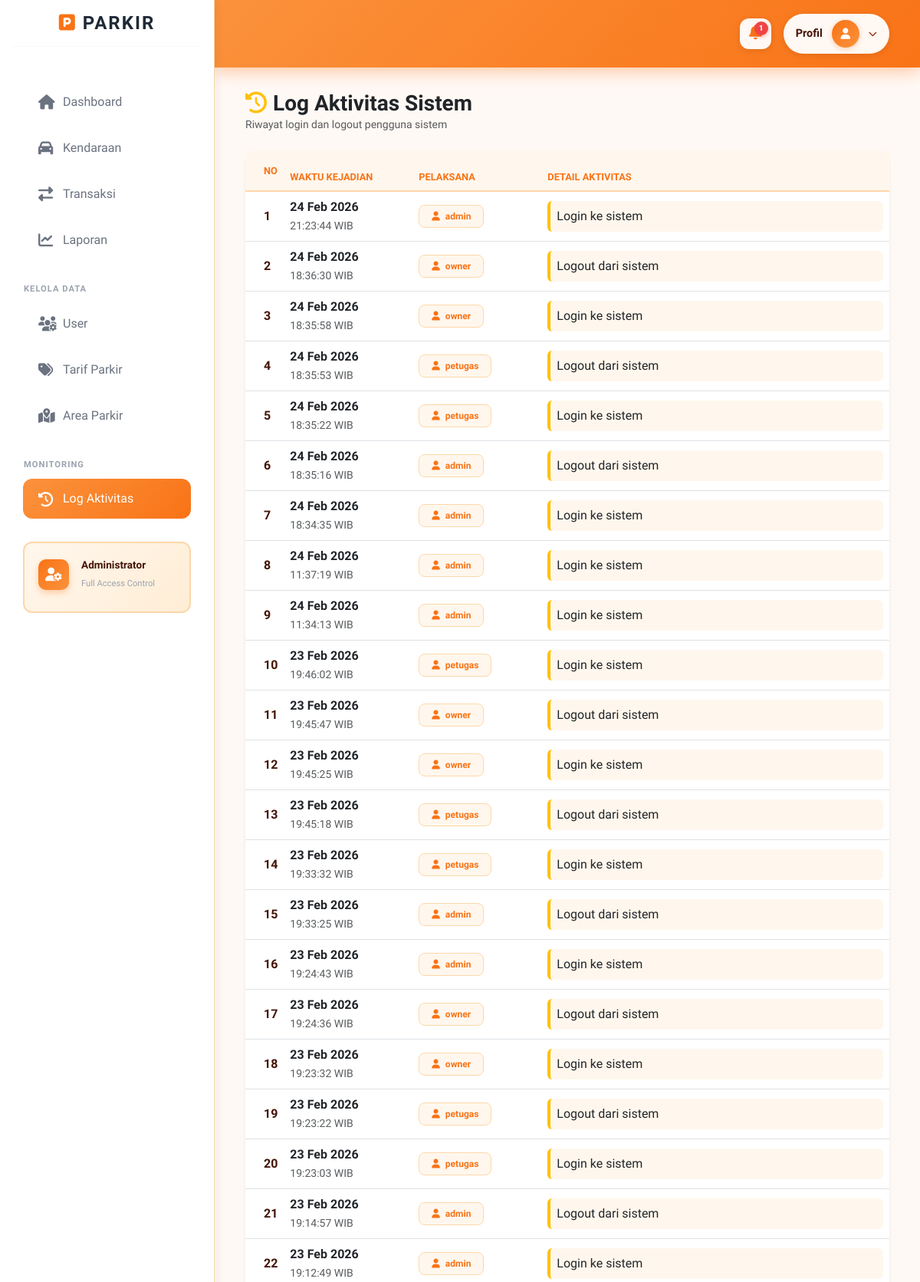
Page /index.php?c=Laporan&m=log_aktivitas (signed in, upper part) on the committed database.
### tables this page shows
CREATE TABLE `tb_log_aktivitas` (
  `id_log` int NOT NULL,
  `id_user` int NOT NULL,
  `aktivitas` text NOT NULL,
  `waktu_aktivitas` datetime NOT NULL DEFAULT CURRENT_TIMESTAMP
);

CREATE TABLE `tb_user` (
  `id_user` int NOT NULL,
  `username` varchar(50) NOT NULL,
  `password` varchar(255) NOT NULL,
  `nama_lengkap` varchar(100) NOT NULL,
  `role` enum('admin','petugas','owner') NOT NULL,
  `status_aksi` tinyint(1) DEFAULT '1'
);

### controllers/LaporanController.php (called while the page is built, shortened)
<?php
class LaporanController {
public function log_aktivitas() {
    $db = Database::connect();
    $query = "SELECT tb_log_aktivitas.*, tb_user.username
              FROM tb_log_aktivitas
              JOIN tb_user ON tb_log_aktivitas.id_user = tb_user.id_user
              ORDER BY tb_log_aktivitas.waktu_aktivitas DESC";
    $stmt = $db->query($query);
    $logs = $stmt->fetchAll(PDO::FETCH_ASSOC);
    $halaman = 'log';
    include "views/laporan/index.php";
}
}

### views/laporan/index.php (the view, shortened to what this page needs)
<?php include "views/layout/header.php"; ?>
<?php if (isset($halaman) && $halaman == 'log') : ?>
    <div class="mb-4">
        <h3 class="fw-bold m-0 text-dark"><i class="fas fa-history me-2 text-warning"></i>Log Aktivitas Sistem</h3>
        <p class="text-muted small mb-0">Riwayat login dan logout pengguna sistem</p>
    </div>
    <div class="card border-0 shadow-sm" style="border-radius: 15px; background: white;">
        <div class="card-body p-0">
            <div class="table-responsive">
                <table class="table table-hover align-middle m-0">
                    <thead style="background: linear-gradient(135deg, #fb923c, #f97316); color: white;">
                        <tr>
                            <th class="py-3 ps-4" width="5%">No</th>
                            <th width="20%">Waktu Kejadian</th>
                            <th width="20%">Pelaksana</th>
                            <th>Detail Aktivitas</th>
                        </tr>
                    </thead>
                    <tbody style="background: white;">
                        <?php if (!empty($logs)): ?>
                            <?php $no=1; foreach($logs as $l): ?>
                            <tr>
                                <td class="ps-4 text-dark"><?= $no++ ?></td>
                                <td>
                                    <div class="text-dark fw-bold"><?= date('d M Y', strtotime($l['waktu_aktivitas'])) ?></div>
                                    <small class="text-muted"><?= date('H:i:s', strtotime($l['waktu_aktivitas'])) ?> WIB</small>
                                </td>
                                <td>
                                    <span class="badge px-3 py-2" style="background: #fff7ed; color: #f97316; border: 1px solid #fed7aa; border-radius: 8px;">
                                        <i class="fas fa-user me-1"></i> <?= $l['username'] ?>
                                    </span>
                                </td>
                                <td>
                                    <div class="p-2 rounded border-start border-4 border-warning text-dark" style="background: #fff7ed;">
                                        <?= $l['aktivitas'] ?>
                                    </div>
                                </td>
                            </tr>
                            <?php endforeach; ?>
                        <?php endif; ?>
                    </tbody>
                </table>
            </div>
        </div>
    </div>
<?php endif; ?>
<?php include "views/layout/footer.php"; ?>

### assets/css/halaman.css (style rules this page uses)
:root { --sidebar-width: 280px; --bg-body: #fff9f5; --bg-sidebar: #ffffff; --accent-color: #f97316; --accent-light: #fff7ed; --text-main: #431407; --text-muted: #9a3412; --border-color: #fed7aa; }
body { font-family: 'Plus Jakarta Sans', sans-serif; background-color: var(--bg-body) !important; color: var(--text-main); }
.table { position: relative; z-index: 1; }
.table thead th { background-color: var(--accent-light) !important; color: var(--accent-color) !important; border-bottom: 2px solid var(--border-color) !important; text-transform: uppercase; font-size: 0.8rem; position: relative; z-index: 1; }
.table tbody td { color: var(--text-main) !important; font-weight: 500; }
.table tbody td:first-child { font-weight: 700; }
.card { background: white !important; }
.card, .table-responsive, table, tbody, thead { position: relative !important; z-index: 1 !important; }

### views/layout/header.php (style rules this page uses)
body { font-family: 'Plus Jakarta Sans', sans-serif; margin: 0; }
.card, .card-custom, .table-responsive, table { position: relative !important; z-index: 1 !important; }

### views/laporan/index.php (style rules this page uses)
body { background-color: #fff9f5 !important; color: #1f2937 !important; }

### rows in the picture
tb_log_aktivitas: waktu_aktivitas "24 Feb 2026", waktu_aktivitas "21:23:44", id_user.username "admin", aktivitas "Login ke sistem"
tb_log_aktivitas: waktu_aktivitas "24 Feb 2026", waktu_aktivitas "18:36:30", id_user.username "owner", aktivitas "Logout dari sistem"
tb_log_aktivitas: waktu_aktivitas "24 Feb 2026", waktu_aktivitas "18:35:58", id_user.username "owner", aktivitas "Login ke sistem"
tb_log_aktivitas: waktu_aktivitas "24 Feb 2026", waktu_aktivitas "18:35:53", id_user.username "petugas", aktivitas "Logout dari sistem"
tb_log_aktivitas: waktu_aktivitas "24 Feb 2026", waktu_aktivitas "18:35:22", id_user.username "petugas", aktivitas "Login ke sistem"
tb_log_aktivitas: waktu_aktivitas "24 Feb 2026", waktu_aktivitas "18:35:16", id_user.username "admin", aktivitas "Logout dari sistem"
tb_log_aktivitas: waktu_aktivitas "24 Feb 2026", waktu_aktivitas "18:34:35", id_user.username "admin", aktivitas "Login ke sistem"
tb_log_aktivitas: waktu_aktivitas "24 Feb 2026", waktu_aktivitas "11:37:19", id_user.username "admin", aktivitas "Login ke sistem"
tb_log_aktivitas: waktu_aktivitas "24 Feb 2026", waktu_aktivitas "11:34:13", id_user.username "admin", aktivitas "Login ke sistem"
tb_log_aktivitas: waktu_aktivitas "23 Feb 2026", waktu_aktivitas "19:46:02", id_user.username "petugas", aktivitas "Login ke sistem"
tb_log_aktivitas: waktu_aktivitas "23 Feb 2026", waktu_aktivitas "19:45:47", id_user.username "owner", aktivitas "Logout dari sistem"
tb_log_aktivitas: waktu_aktivitas "23 Feb 2026", waktu_aktivitas "19:45:25", id_user.username "owner", aktivitas "Login ke sistem"
tb_log_aktivitas: waktu_aktivitas "23 Feb 2026", waktu_aktivitas "19:45:18", id_user.username "petugas", aktivitas "Logout dari sistem"
tb_log_aktivitas: waktu_aktivitas "23 Feb 2026", waktu_aktivitas "19:33:32", id_user.username "petugas", aktivitas "Login ke sistem"
tb_log_aktivitas: waktu_aktivitas "23 Feb 2026", waktu_aktivitas "19:33:25", id_user.username "admin", aktivitas "Logout dari sistem"
tb_log_aktivitas: waktu_aktivitas "23 Feb 2026", waktu_aktivitas "19:24:43", id_user.username "admin", aktivitas "Login ke sistem"
tb_log_aktivitas: waktu_aktivitas "23 Feb 2026", waktu_aktivitas "19:24:36", id_user.username "owner", aktivitas "Logout dari sistem"
tb_log_aktivitas: waktu_aktivitas "23 Feb 2026", waktu_aktivitas "19:23:32", id_user.username "owner", aktivitas "Login ke sistem"
tb_log_aktivitas: waktu_aktivitas "23 Feb 2026", waktu_aktivitas "19:23:22", id_user.username "petugas", aktivitas "Logout dari sistem"
tb_log_aktivitas: waktu_aktivitas "23 Feb 2026", waktu_aktivitas "19:23:03", id_user.username "petugas", aktivitas "Login ke sistem"
tb_log_aktivitas: waktu_aktivitas "23 Feb 2026", waktu_aktivitas "19:14:57", id_user.username "admin", aktivitas "Logout dari sistem"
tb_log_aktivitas: waktu_aktivitas "23 Feb 2026", waktu_aktivitas "19:12:49", id_user.username "admin", aktivitas "Login ke sistem"

### other values in the picture
$jumlah_keluar "1"
